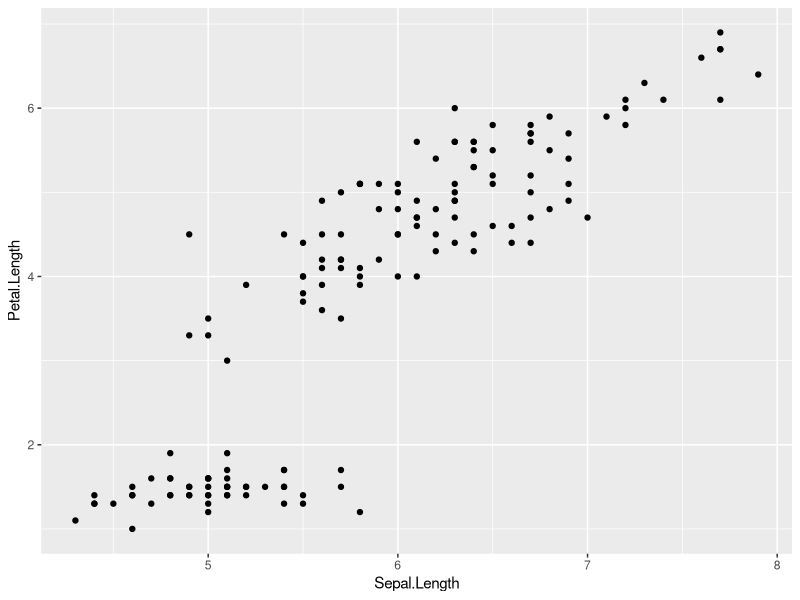
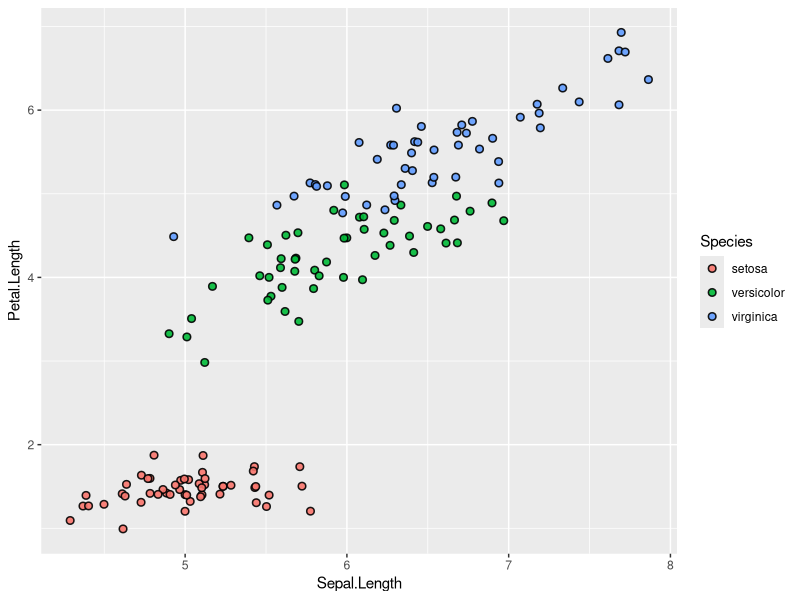
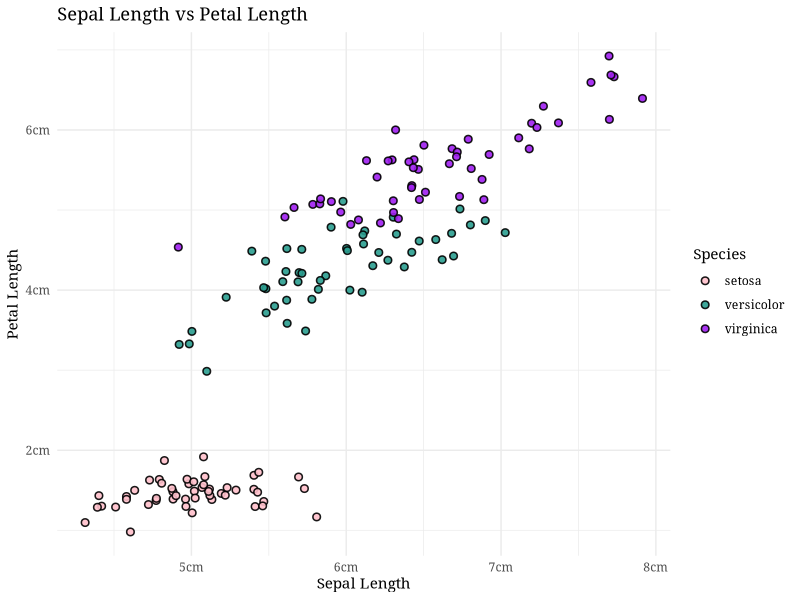

These charts were generated, in order, by the following R code:
## ---- chunk 1
library(ggplot2)
## ---- chunk 2
ggplot(iris, aes(x = Sepal.Length, y = Petal.Length)) +
  geom_point()
## ---- chunk 3
ggplot(iris, aes(x = Sepal.Length, y = Petal.Length)) + 
  geom_jitter(aes(fill = Species),
              shape = 21,
              color = "black",
              size = 2,
              stroke = 0.8,
              alpha = 0.9)
## ---- chunk 4
ggplot(iris, aes(x=Sepal.Length, y=Petal.Length)) +
  geom_jitter(aes(fill = Species),
              shape = 21,
              color = "black",
              size = 2,
              stroke = 0.8, #border thickness
              alpha = 0.9) + #transparency
    scale_fill_manual(values = c("setosa" = "pink", 
                                 "versicolor" = "#2A9D8F",
                                 "virginica" = "purple")) +
  scale_x_continuous(labels  = function(x) paste0(x, "cm")) +
  scale_y_continuous(labels = function(x) paste0(x, "cm")) +
  labs(title = "Sepal Length vs Petal Length",
       x = "Sepal Length",
       y = "Petal Length") +
  theme_minimal(base_size = 11) +
  theme(
    text = element_text(family = "Georgia")
  )
